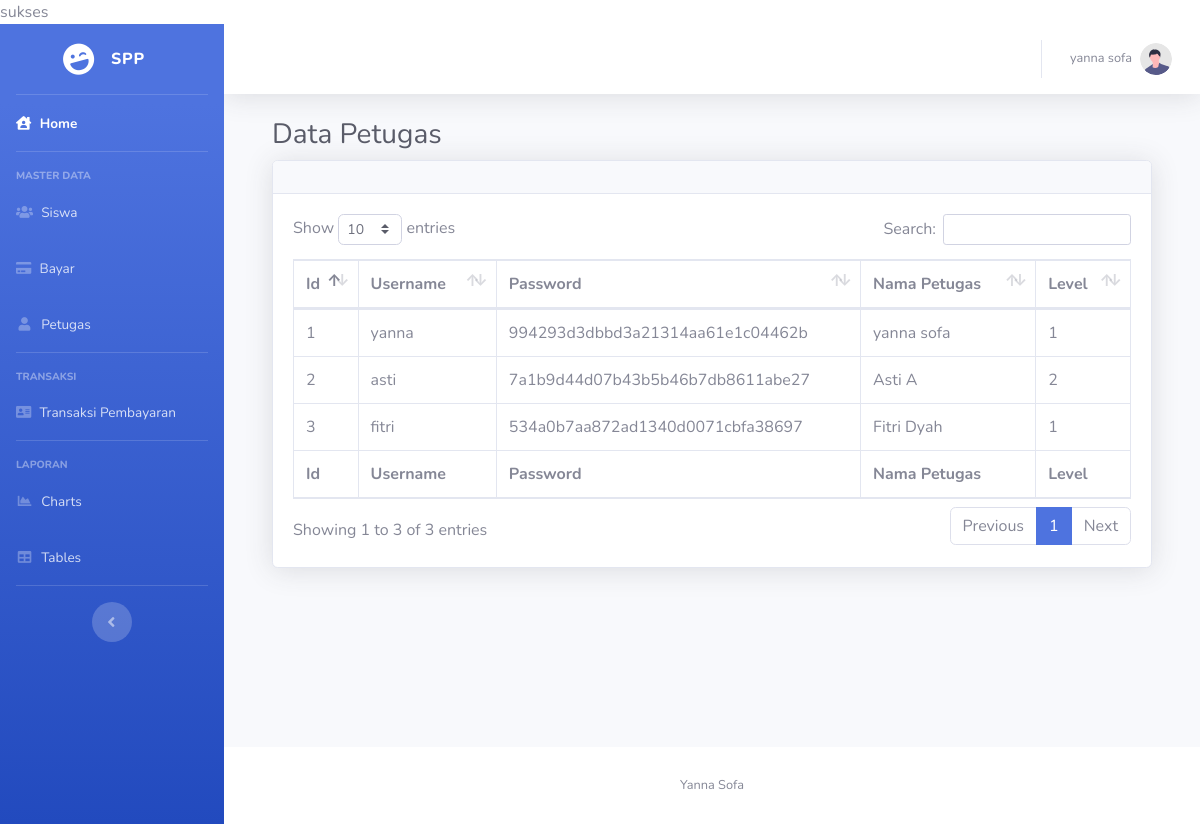
The page /index.php?page=petugas/index (signed in) on the database its author committed.
### tables this page shows
CREATE TABLE `petugas` (
  `id` int(11) NOT NULL,
  `username` varchar(12) NOT NULL,
  `password` text NOT NULL,
  `nama_petugas` varchar(38) NOT NULL,
  `level` int(11) NOT NULL
);

### petugas/index.php (the view)
<?php
include "koneksi.php";
?>
<div class="container-fluid">
    <h1 class="h3 mb-2 text-gray-800">Data Petugas</h1>
    <div class="card shadow mb-4">
        <div class="card-header py-3">
        </div>
        <div class="card-body">
            <div class="table-responsive">
                <table class="table table-bordered" id="dataTable" width="100%" cellspacing="0">
                    <thead>
                        <tr>
                            <th>Id</th>
                            <th>Username</th>
                            <th>Password</th>
                            <th>Nama Petugas</th>
                            <th>Level</th>
                    </thead>
                    <tfoot>
                        <tr>
                            <th>Id</th>
                            <th>Username</th>
                            <th>Password</th>
                            <th>Nama Petugas</th>
                            <th>Level</th>
                        </tr>
                    </tfoot>
                    <tbody>
                        <?php
                        $query=mysqli_query($koneksi,"select * from petugas");
                        while($data=mysqli_fetch_array($query)){
                            ?>
                        <tr>
                            <td><?php echo $data['id']  ?></td>
                            <td><?php echo $data['username']  ?></td>
                            <td><?php echo $data['password']  ?></td>
                            <td><?php echo $data['nama_petugas']  ?></td>
                            <td><?php echo $data['level']  ?></td>
                        </tr>
                        <?php
                        }
                        ?>
                    </tbody>
                </table>
            </div>
        </div>
    </div>
</div>

### rows shown on the page
petugas: id "1", username "yanna", password "994293d3dbbd3a21314aa61e1c04462b", nama_petugas "yanna sofa", level "1"
petugas: id "2", username "asti", password "7a1b9d44d07b43b5b46b7db8611abe27", nama_petugas "Asti A", level "2"
petugas: id "3", username "fitri", password "534a0b7aa872ad1340d0071cbfa38697", nama_petugas "Fitri Dyah", level "1"

### other values the page prints
$_SESSION['nama_petugas'] "yanna sofa"
